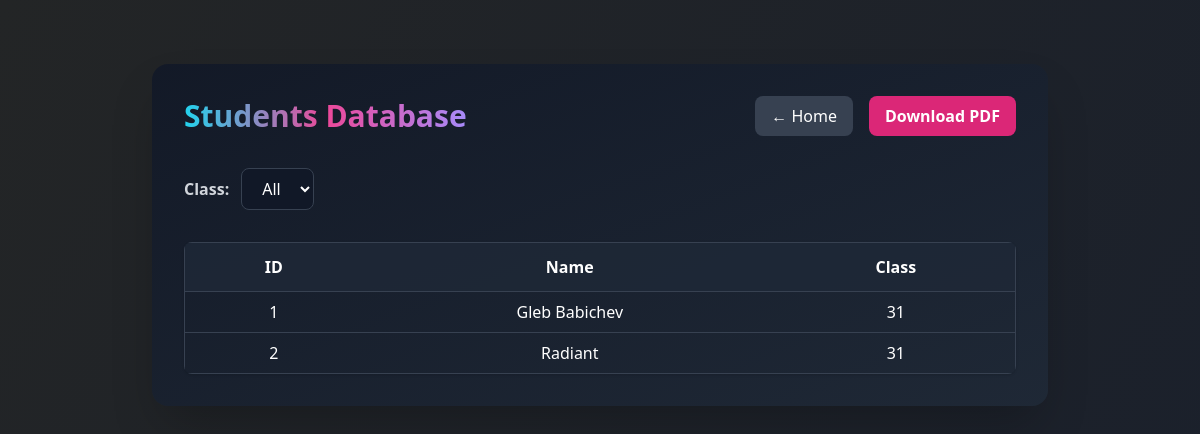
Before: /students_db with the older database file.
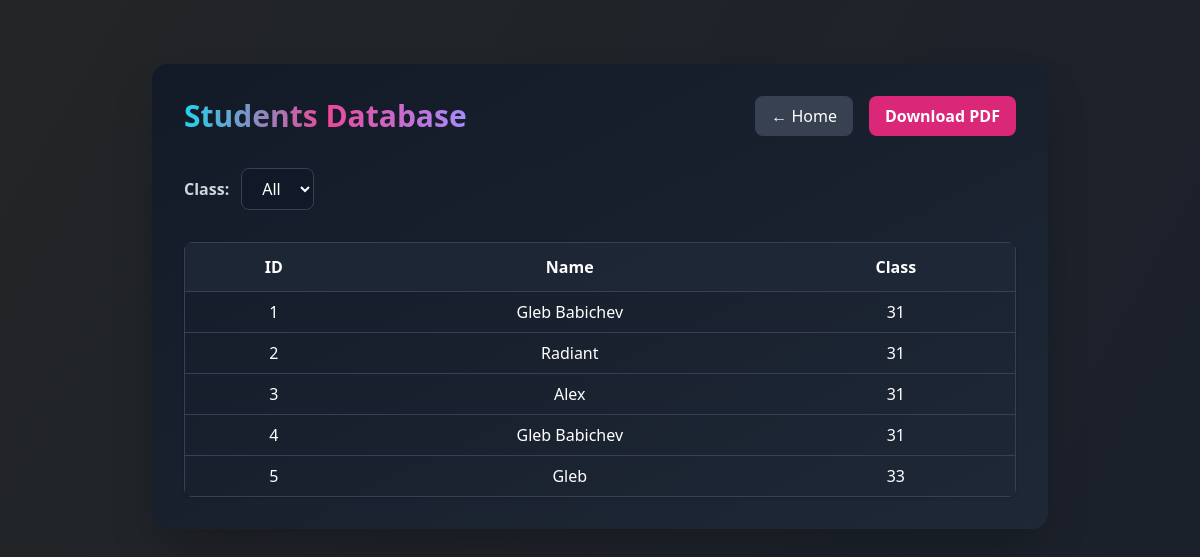
After: the same page with the newer database file.
### tables this page shows
CREATE TABLE students (
            id INTEGER PRIMARY KEY AUTOINCREMENT,
            name TEXT NOT NULL,
            class TEXT NOT NULL,
            embedding BLOB NOT NULL
        );

### app.py (the view)
@app.route('/students_db')
def students_db():
    students = load_students()
    classes = get_all_classes()
    selected_class = request.args.get('class', 'All')
    if selected_class != 'All':
        students = [s for s in students if s[2] == selected_class]
    return render_template('students_db.html', students=students, classes=classes, selected_class=selected_class)

### recognizer/face_utilits.py (called while the page is built)
def get_all_classes():
    conn = sqlite3.connect(DATABASE_PATH)
    cursor = conn.cursor()
    cursor.execute("SELECT name FROM classes ORDER BY name")
    classes = [row[0] for row in cursor.fetchall()]
    conn.close()
    return classes

def load_students():
    conn = sqlite3.connect(DATABASE_PATH)
    cursor = conn.cursor()
    cursor.execute("SELECT id, name, class FROM students")
    data = cursor.fetchall()
    conn.close()
    return data

### templates/students_db.html (shortened to what this page needs)
<!DOCTYPE html>
<html lang="en">
<head>
    <script src="https://cdn.tailwindcss.com"></script>
</head>
<body class="min-h-screen flex flex-col items-center text-white">
<div class="w-full max-w-4xl mx-auto mt-16 p-8 rounded-2xl shadow-2xl bg-gradient-to-br from-gray-900/90 to-gray-800/90">
    <div class="flex items-center justify-between mb-8">
        <h1 class="text-3xl font-bold bg-gradient-to-r from-cyan-400 via-pink-500 to-violet-400 bg-clip-text text-transparent">
        </h1>
        <div class="flex gap-4">
            <a href="{{ url_for('index') }}" class="px-4 py-2 bg-gray-700 rounded-lg hover:bg-cyan-700 transition">← Home</a>
            <a href="{{ url_for('students_db_pdf', class=selected_class) }}" class="px-4 py-2 bg-pink-600 rounded-lg hover:bg-pink-500 font-bold transition">
                Download PDF
            </a>
        </div>
    </div>
    <form method="get" action="{{ url_for('students_db') }}" class="mb-8 flex gap-3 items-center">
        <label class="text-gray-300 font-semibold">Class:</label>
        <select name="class" class="bg-gray-900 border border-gray-700 px-4 py-2 rounded-lg text-white focus:outline-none" onchange="this.form.submit()">
            <option value="All" {% if selected_class == 'All' %}selected{% endif %}>All</option>
        </select>
    </form>
    <div class="overflow-x-auto rounded-lg shadow scrollbar-thin">
        <table class="min-w-full text-center text-white border border-gray-700">
            <thead class="bg-gray-800/80">
                <tr>
                    <th class="px-6 py-3 border-b border-gray-700">ID</th>
                    <th class="px-6 py-3 border-b border-gray-700">Name</th>
                    <th class="px-6 py-3 border-b border-gray-700">Class</th>
                </tr>
            </thead>
            <tbody>
            {% if students %}
                {% for student in students %}
                    <tr class="hover:bg-gray-700/60 transition">
                        <td class="px-6 py-2 border-b border-gray-700">{{ student[0] }}</td>
                        <td class="px-6 py-2 border-b border-gray-700">{{ student[1] }}</td>
                        <td class="px-6 py-2 border-b border-gray-700">{{ student[2] }}</td>
                    </tr>
                {% endfor %}
            {% else %}
                <tr>
                    <td colspan="3" class="px-6 py-8 text-xl text-center text-gray-400">No students found.</td>
                </tr>
            {% endif %}
            </tbody>
        </table>
    </div>
</div>
</body>
</html>

### templates/students_db.html (style rules this page uses)
body { background: linear-gradient(120deg, #232526 0%, #1a202c 100%); }

Changed rows visible on the page:
added students: id "3", name "Alex", class "31"
added students: id "4", name "Gleb Babichev", class "31"
added students: id "5", name "Gleb", class "33"
